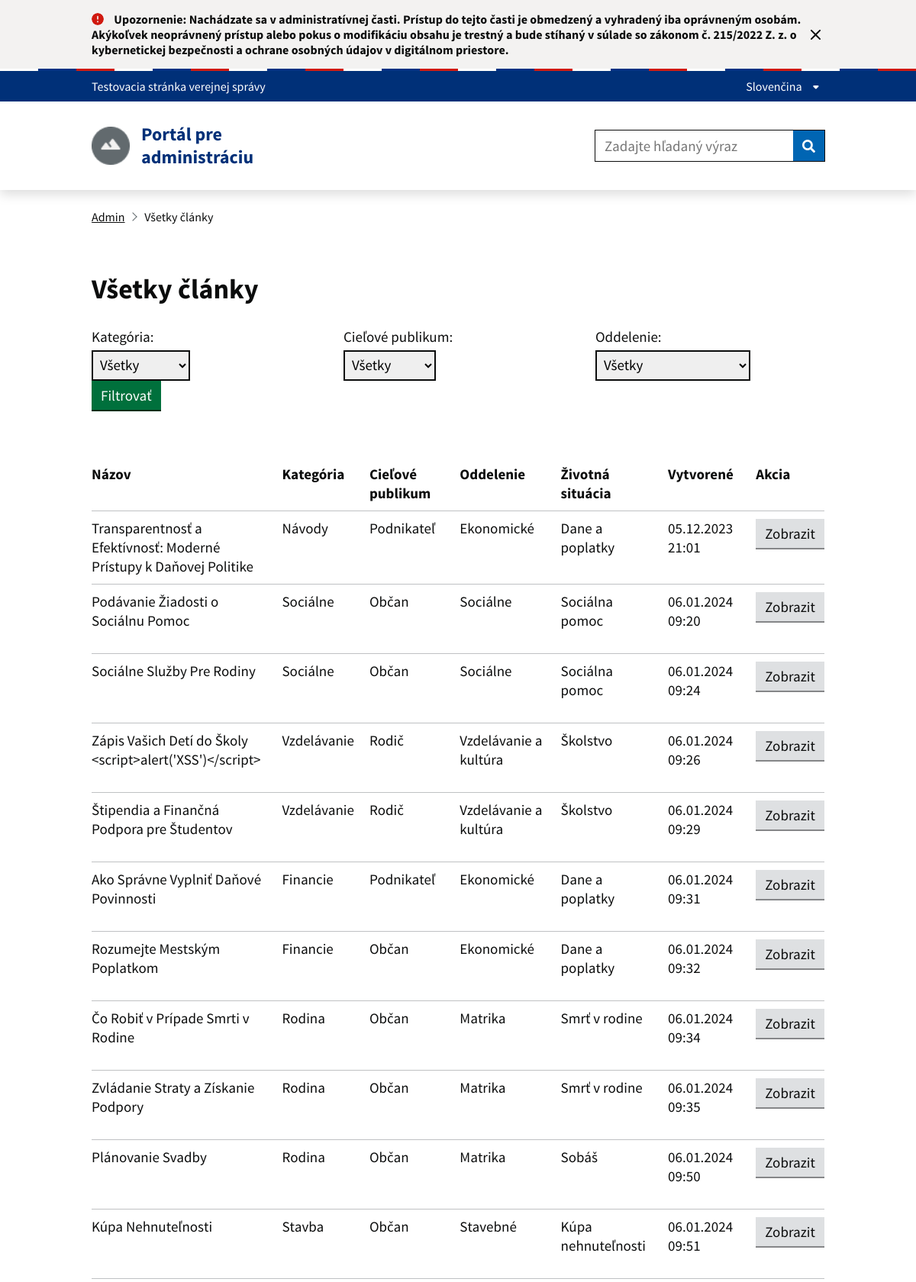
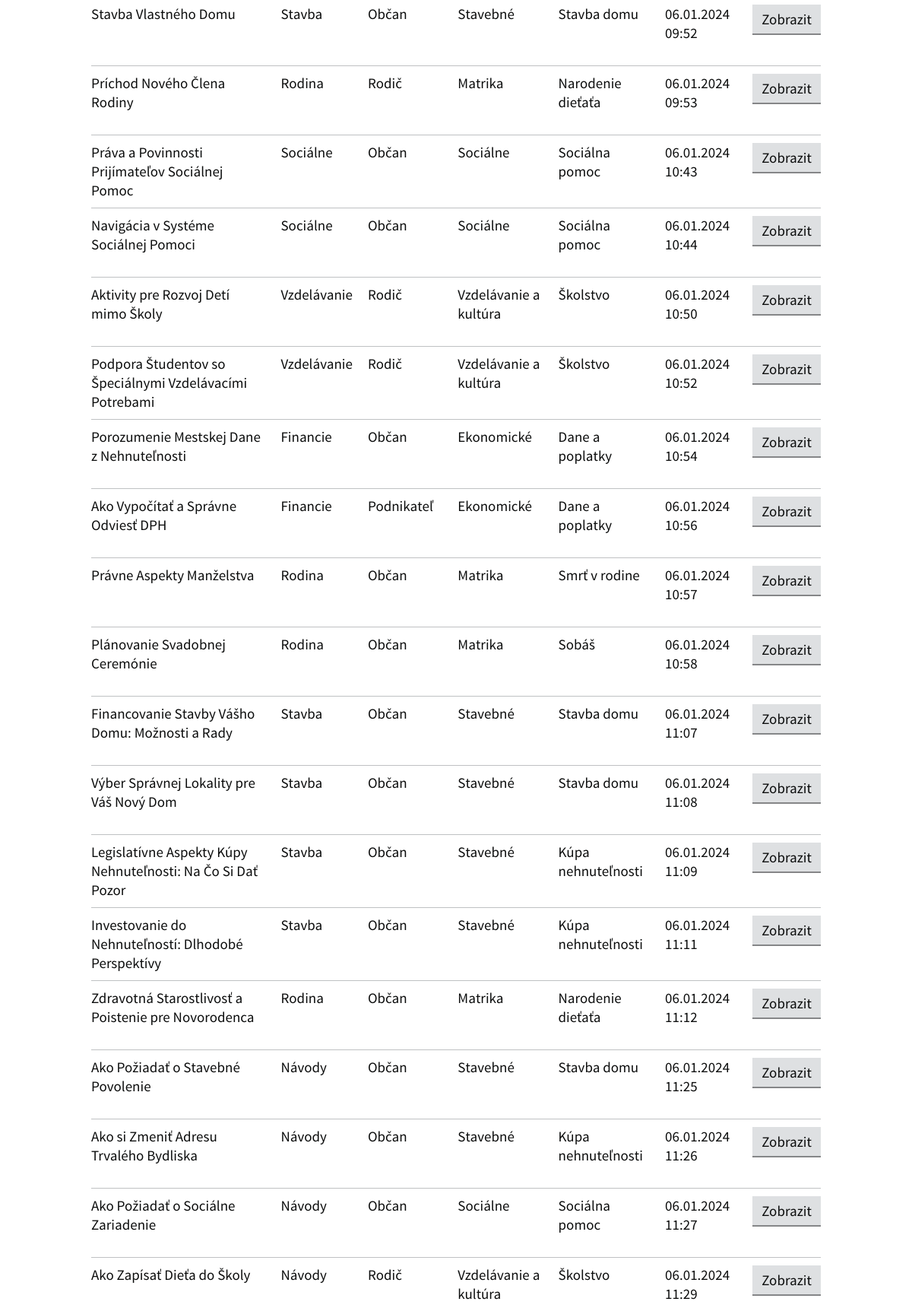
Screenshot of /uvod/vsetkyClanky (signed in, upper part) with the database file from the repository (2 pictures, top to bottom).
### ArticlePage/models.py (models this page shows, shortened)
class Article(models.Model):
    category = models.ForeignKey(Category, on_delete=models.CASCADE)
    department = models.ForeignKey(Department, on_delete=models.CASCADE)
    life_situation = models.ForeignKey(LifeSituation, on_delete=models.SET_NULL, blank=True, null=True)
    main_message = models.CharField(max_length=255)
    target_audience = models.ForeignKey(TargetAudience, on_delete=models.CASCADE, blank=True, null=True)
    title = models.CharField(max_length=100)
    content = models.TextField()
    image = models.ImageField(upload_to='articlesImages/', blank=True, null=True)
    created_at = models.DateTimeField(auto_now_add=True)
    class Meta:
        verbose_name = 'Article'
        verbose_name_plural = 'Articles'

class TargetAudience(models.Model):
    name = models.CharField(max_length=50, unique=True)
    icon_text = models.CharField(max_length=100, blank=True)
    def __str__(self):
        return self.name
    class Meta:
        verbose_name = 'Target Audience'
        verbose_name_plural = 'Target Audiences'

class Department(models.Model):
    name = models.CharField(max_length=100, unique=True)
    icon_text = models.CharField(max_length=100, blank=True)
    def __str__(self):
        return self.name
    class Meta:
        verbose_name = 'Department'
        verbose_name_plural = 'Departments'

class LifeSituation(models.Model):
    name = models.CharField(max_length=100, unique=False)
    icon_text = models.CharField(max_length=100, blank=True)
    def __str__(self):
        return self.name
    class Meta:
        verbose_name = 'Life Situation'
        verbose_name_plural = 'Life Situations'

### MainPage/models.py (models this page shows)
class Category(models.Model):
    name = models.CharField(max_length=100, unique=True, db_index=True)
    def __str__(self):
        return self.name
    class Meta:
        verbose_name = 'Category'
        verbose_name_plural = 'Categories'
        ordering = ['name']  # Poradie podľa názvu kategórie

### AdminPage/views.py (the view)
# urls.py: path('vsetkyClanky', views.allArticles, name='articleAdmin'),
@login_required
def allArticles(request):
    articles = Article.objects.all()
    category_id = request.GET.get('category')
    target_audience_id = request.GET.get('target_audience')
    department_id = request.GET.get('department')
    if category_id:
        articles = articles.filter(category_id=category_id)
    if target_audience_id:
        articles = articles.filter(target_audience_id=target_audience_id)
    if department_id:
        articles = articles.filter(department_id=department_id)
    categories = Category.objects.all()
    target_audiences = TargetAudience.objects.all()
    departments = Department.objects.all()
    context = {
        'articles': articles,
        'categories': categories,
        'target_audiences': target_audiences,
        'departments': departments,
    }
    return render(request, 'AdminPage/allArticles.html', context)

### AdminPage/templates/AdminPage/allArticles.html (shortened to what this page needs)
<!DOCTYPE html>
<html lang="sk" class="govuk-template app-no-canvas-background">
<head>
    {% load static %}
    {% load widget_tweaks %}
    <link rel="stylesheet" href="{% static 'MainPage/idsk-frontend-2.11.0.min.css'%}">
    <link rel="stylesheet" href="{% static 'AdminPage/style.css'%}">
    <link rel="stylesheet" href="https://code.jquery.com/ui/1.12.1/themes/base/jquery-ui.css">
</head>
<body class="govuk-template__body ">
    <header class="idsk-header-web " data-module="idsk-header-web">
        <div class="idsk-header-web__scrolling-wrapper">
            <div class="idsk-header-web__banner idsk-header-web__banner--warning">
                <div class="govuk-width-container">
                    <div class="govuk-grid-row">
                        <div class="govuk-grid-column-full">
                            <div class="govuk-body-s idsk-header-web__banner-title">
                                <div class="idsk-header-web__warning-icon"></div>
                                Upozornenie: Nachádzate sa v administratívnej časti. Prístup do tejto časti je obmedzený
                                a vyhradený iba oprávneným osobám. Akýkoľvek neoprávnený prístup alebo pokus o
                                modifikáciu obsahu je trestný a bude stíhaný v súlade so zákonom č. 215/2022 Z. z. o
                                kybernetickej bezpečnosti a ochrane osobných údajov v digitálnom priestore.
                            </div>
                            <button class="idsk-header-web__banner-close" aria-label="Zavrieť banner"><span
                                    class="idsk-header-web__menu-close"></span></button>
                        </div>
                    </div>
                </div>
            </div>
            <div class="idsk-header-web__tricolor"></div>
            <div class="idsk-header-web__brand ">
                <div class="govuk-width-container">
                    <div class="govuk-grid-row">
                        <div class="govuk-grid-column-full">
                            <div class="idsk-header-web__brand-gestor">
                                <span class="govuk-body-s idsk-header-web__brand-gestor-text">
                                    Testovacia stránka verejnej správy
                                </span>
                            </div>
                            <div class="idsk-header-web__brand-language">
                                <button class="idsk-header-web__brand-language-button"
                                    aria-label="Rozbaliť jazykové menu" aria-expanded="false"
                                    data-text-for-hide="Skryť jazykové menu"
                                    data-text-for-show="Rozbaliť jazykové menu">
                                    Slovenčina
                                    <span class="idsk-header-web__link-arrow"></span>
                                </button>
                            </div>
                        </div>
                    </div>
                </div>
            </div>
            <div class="idsk-header-web__main">
                <div class="govuk-width-container">
                    <div class="govuk-grid-row">
                        <div class="govuk-grid-column-full govuk-grid-column-one-third-from-desktop">
                            <div class="idsk-header-web__main-headline">
                                <a href="/uvod" title="Odkaz na úvodnú stránku">
                                    <img src="{% static 'MainPage/assets/images/header-web/logo-placeholder.png'%}"
                                        alt="ID-SK Frontend" class="idsk-header-web__main-headline-logo">
                                    <span class="govuk-heading-m">
                                        Portál pre administráciu
                                    </span>
                                </a>
                            </div>
                        </div>
                        <div class="govuk-grid-column-two-thirds">
                            <div class="idsk-header-web__main-action">
                                <form class="idsk-header-web__main-action-search">
                                    <input class="govuk-input govuk-!-display-inline-block"
                                        id="idsk-header-web__main-action-search-input" name="search"
                                        placeholder="Zadajte hľadaný výraz" title="Zadajte hľadaný výraz" type="search"
                                        aria-label="Zadajte hľadaný výraz" />
                                    <button type="submit" class="govuk-button" data-module="govuk-button">
                                        <i aria-hidden="true" class="fas fa-search"></i>
                                    </button>
                                </form>
                            </div>
                        </div>
                    </div>
                </div>
            </div>
        </div>
    </header>
    <div class="govuk-width-container">
        <div class="govuk-breadcrumbs">
            <ol class="govuk-breadcrumbs__list">
                <li class="govuk-breadcrumbs__list-item">
                    <a class="govuk-breadcrumbs__link" href="/uvod">Admin</a>
                </li>
                <li class="govuk-breadcrumbs__list-item" aria-current="page">Všetky články</li>
            </ol>
        </div>
        <div class="govuk-width-container">
            <main class="govuk-main-wrapper govuk-main-wrapper--auto-spacing" id="main-content">
                <h1 class="govuk-heading-l">Všetky články </h1>
              <form method="get" action="{% url 'articleAdmin' %}" class="govuk-form-group">
    <div class="govuk-grid-row">
      <div class="govuk-grid-column-one-third">
        <div class="govuk-form-group">
          <label for="category" class="govuk-label">Kategória:</label>
          <select name="category" id="category" class="govuk-select">
            <option value="">Všetky</option>
          </select>
        </div>
      </div>
      <div class="govuk-grid-column-one-third">
        <div class="govuk-form-group">
          <label for="target_audience" class="govuk-label">Cieľové publikum:</label>
          <select name="target_audience" id="target_audience" class="govuk-select">
            <option value="">Všetky</option>
          </select>
        </div>
      </div>
      <div class="govuk-grid-column-one-third">
        <div class="govuk-form-group">
          <label for="department" class="govuk-label">Oddelenie:</label>
          <select name="department" id="department" class="govuk-select">
            <option value="">Všetky</option>
          </select>
        </div>
      </div>
    </div>
    <div class="govuk-form-group">
      <input type="submit" value="Filtrovať" class="govuk-button">
    </div>
  </form>
                <table class="govuk-table">
                    <thead class="govuk-table__head">
                        <tr class="govuk-table__row">
                            <th class="govuk-table__header">Názov</th>
                            <th class="govuk-table__header">Kategória</th>
                            <th class="govuk-table__header">Cieľové publikum</th>
                            <th class="govuk-table__header">Oddelenie</th>
                            <th class="govuk-table__header">Životná situácia</th>
                            <th class="govuk-table__header">Vytvorené</th>
                            <th class="govuk-table__header">Akcia</th>
                        </tr>
                    </thead>
                    <tbody class="govuk-table__body">
                        {% for article in articles %}
                        <tr class="govuk-table__row">
                            <td class="govuk-table__cell">{{ article.title }}</td>
                            <td class="govuk-table__cell">{{ article.category }}</td>
                            <td class="govuk-table__cell">{{ article.target_audience }}</td>
                            <td class="govuk-table__cell">{{ article.department }}</td>
                            <td class="govuk-table__cell">{{ article.life_situation }}</td>
                            <td class="govuk-table__cell">{{ article.created_at|date:"d.m.Y H:i" }}</td>
                            <td class="govuk-table__cell">
                                <a href="/clanok/{{ article.id }}"
                                    class="govuk-button govuk-button--secondary">Zobrazit</a>
                            </td>
                        </tr>
                        {% endfor %}
                    </tbody>
                </table>
            </main>
        </div>
    </div>
</body>
</html>

### AdminPage/static/AdminPage/style.css (style rules this page uses)
body { overflow-x: hidden; }

### rows the page displays
Article: title "Transparentnosť a Efektívnosť: Moderné Prístupy k Daňovej Politike", category "Návody", target_audience "Podnikateľ", department "Ekonomické", life_situation "Dane a poplatky", created_at "05.12.2023 21:01"
Article: title "Podávanie Žiadosti o Sociálnu Pomoc", category "Sociálne", target_audience "Občan", department "Sociálne", life_situation "Sociálna pomoc", created_at "06.01.2024 09:20"
Article: title "Sociálne Služby Pre Rodiny", category "Sociálne", target_audience "Občan", department "Sociálne", life_situation "Sociálna pomoc", created_at "06.01.2024 09:24"
Article: title "Zápis Vašich Detí do Školy <script>alert('XSS')</script>", category "Vzdelávanie", target_audience "Rodič", department "Vzdelávanie a kultúra", life_situation "Školstvo", created_at "06.01.2024 09:26"
Article: title "Štipendia a Finančná Podpora pre Študentov", category "Vzdelávanie", target_audience "Rodič", department "Vzdelávanie a kultúra", life_situation "Školstvo", created_at "06.01.2024 09:29"
Article: title "Ako Správne Vyplniť Daňové Povinnosti", category "Financie", target_audience "Podnikateľ", department "Ekonomické", life_situation "Dane a poplatky", created_at "06.01.2024 09:31"
Article: title "Rozumejte Mestským Poplatkom", category "Financie", target_audience "Občan", department "Ekonomické", life_situation "Dane a poplatky", created_at "06.01.2024 09:32"
Article: title "Čo Robiť v Prípade Smrti v Rodine", category "Rodina", target_audience "Občan", department "Matrika", life_situation "Smrť v rodine", created_at "06.01.2024 09:34"
Article: title "Zvládanie Straty a Získanie Podpory", category "Rodina", target_audience "Občan", department "Matrika", life_situation "Smrť v rodine", created_at "06.01.2024 09:35"
Article: title "Plánovanie Svadby", category "Rodina", target_audience "Občan", department "Matrika", life_situation "Sobáš", created_at "06.01.2024 09:50"
Article: title "Kúpa Nehnuteľnosti", category "Stavba", target_audience "Občan", department "Stavebné", life_situation "Kúpa nehnuteľnosti", created_at "06.01.2024 09:51"
Article: title "Stavba Vlastného Domu", category "Stavba", target_audience "Občan", department "Stavebné", life_situation "Stavba domu", created_at "06.01.2024 09:52"
Article: title "Príchod Nového Člena Rodiny", category "Rodina", target_audience "Rodič", department "Matrika", life_situation "Narodenie dieťaťa", created_at "06.01.2024 09:53"
Article: title "Práva a Povinnosti Prijímateľov Sociálnej Pomoc", category "Sociálne", target_audience "Občan", department "Sociálne", life_situation "Sociálna pomoc", created_at "06.01.2024 10:43"
Article: title "Navigácia v Systéme Sociálnej Pomoci", category "Sociálne", target_audience "Občan", department "Sociálne", life_situation "Sociálna pomoc", created_at "06.01.2024 10:44"
Article: title "Aktivity pre Rozvoj Detí mimo Školy", category "Vzdelávanie", target_audience "Rodič", department "Vzdelávanie a kultúra", life_situation "Školstvo", created_at "06.01.2024 10:50"
Article: title "Podpora Študentov so Špeciálnymi Vzdelávacími Potrebami", category "Vzdelávanie", target_audience "Rodič", department "Vzdelávanie a kultúra", life_situation "Školstvo", created_at "06.01.2024 10:52"
Article: title "Porozumenie Mestskej Dane z Nehnuteľnosti", category "Financie", target_audience "Občan", department "Ekonomické", life_situation "Dane a poplatky", created_at "06.01.2024 10:54"
Article: title "Ako Vypočítať a Správne Odviesť DPH", category "Financie", target_audience "Podnikateľ", department "Ekonomické", life_situation "Dane a poplatky", created_at "06.01.2024 10:56"
Article: title "Právne Aspekty Manželstva", category "Rodina", target_audience "Občan", department "Matrika", life_situation "Smrť v rodine", created_at "06.01.2024 10:57"
Article: title "Plánovanie Svadobnej Ceremónie", category "Rodina", target_audience "Občan", department "Matrika", life_situation "Sobáš", created_at "06.01.2024 10:58"
Article: title "Financovanie Stavby Vášho Domu: Možnosti a Rady", category "Stavba", target_audience "Občan", department "Stavebné", life_situation "Stavba domu", created_at "06.01.2024 11:07"
Article: title "Výber Správnej Lokality pre Váš Nový Dom", category "Stavba", target_audience "Občan", department "Stavebné", life_situation "Stavba domu", created_at "06.01.2024 11:08"
Article: title "Legislatívne Aspekty Kúpy Nehnuteľnosti: Na Čo Si Dať Pozor", category "Stavba", target_audience "Občan", department "Stavebné", life_situation "Kúpa nehnuteľnosti", created_at "06.01.2024 11:09"
Article: title "Investovanie do Nehnuteľností: Dlhodobé Perspektívy", category "Stavba", target_audience "Občan", department "Stavebné", life_situation "Kúpa nehnuteľnosti", created_at "06.01.2024 11:11"
Article: title "Zdravotná Starostlivosť a Poistenie pre Novorodenca", category "Rodina", target_audience "Občan", department "Matrika", life_situation "Narodenie dieťaťa", created_at "06.01.2024 11:12"
Article: title "Ako Požiadať o Stavebné Povolenie", category "Návody", target_audience "Občan", department "Stavebné", life_situation "Stavba domu", created_at "06.01.2024 11:25"
Article: title "Ako si Zmeniť Adresu Trvalého Bydliska", category "Návody", target_audience "Občan", department "Stavebné", life_situation "Kúpa nehnuteľnosti", created_at "06.01.2024 11:26"
Article: title "Ako Požiadať o Sociálne Zariadenie", category "Návody", target_audience "Občan", department "Sociálne", life_situation "Sociálna pomoc", created_at "06.01.2024 11:27"
Article: title "Ako Zapísať Dieťa do Školy", category "Návody", target_audience "Rodič", department "Vzdelávanie a kultúra", life_situation "Školstvo", created_at "06.01.2024 11:29"
